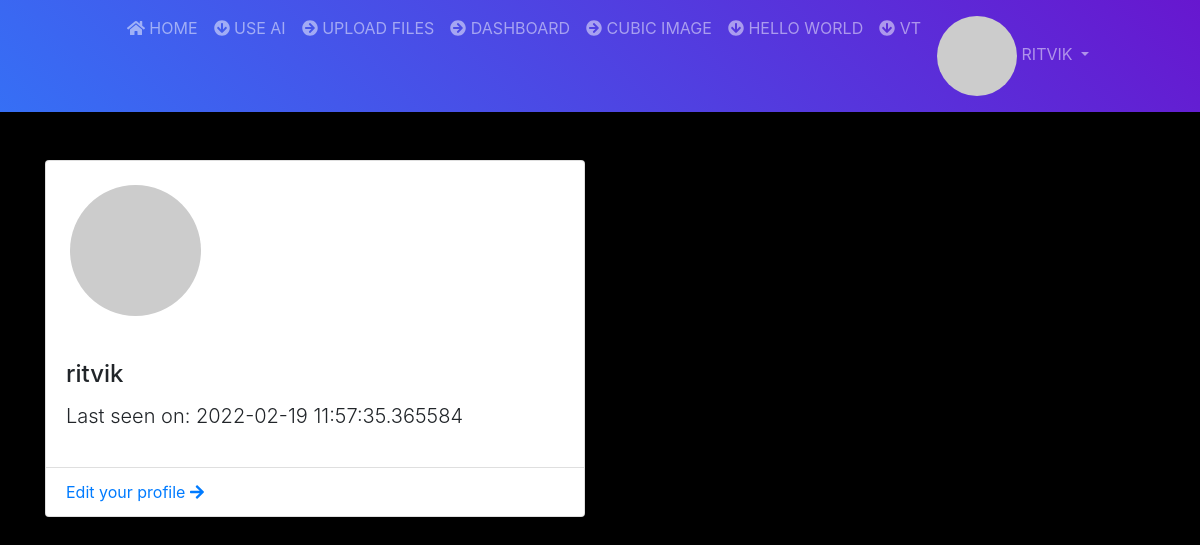
Page /user/ritvik (signed in) on the earlier database version.
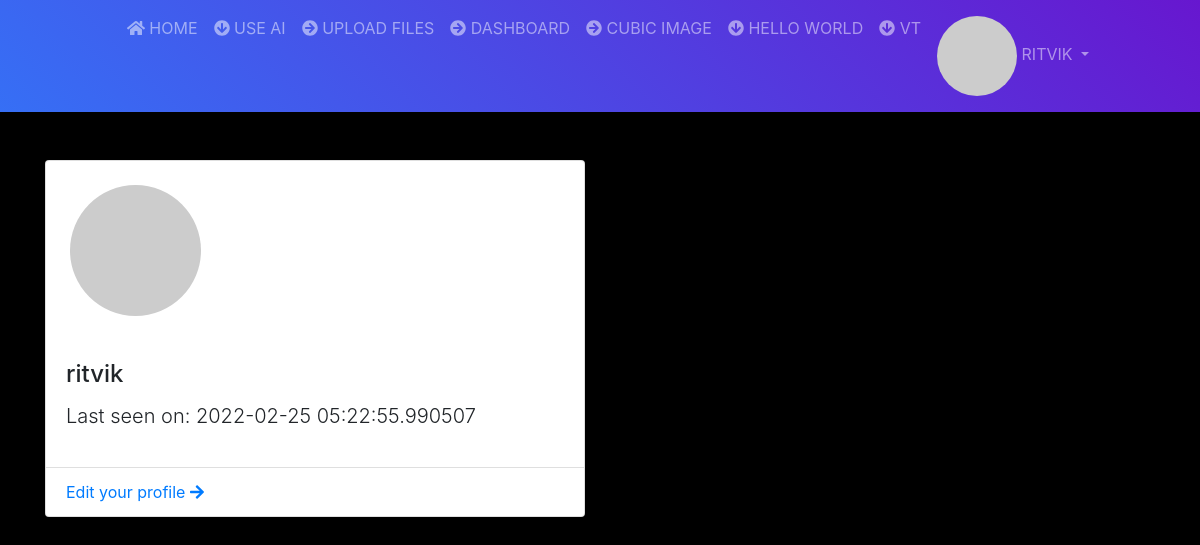
Same page on the later database version.
### app/models.py (models this page shows, shortened)
class User(UserMixin, db.Model):
    id = db.Column(db.Integer, primary_key=True, autoincrement=True)
    username = db.Column(db.String(64), index=True, unique=True)
    email = db.Column(db.String(120), index=True, unique=True)
    password_hash = db.Column(db.String(128))
    created_on = db.Column(db.DateTime, index=True, default=datetime.now)
    last_seen = db.Column(db.DateTime, default=datetime.utcnow)
    def avatar(self, size):
        digest = md5(self.email.lower().encode('utf-8')).hexdigest()
        return 'https://www.gravatar.com/avatar/{}?d=identicon&s={}'.format(digest, size)

### app/routes.py (the view)
@login_required
@app.route('/user/<username>')
def user(username):
    user = User.query.filter_by(username=username).first_or_404()
    return render_template('profile.html', user=user, title=f'{user.username} profile')

### app/models.py (called while the page is built)
@login.user_loader
def load_user(id):
    return User.query.get(int(id))

### app/routes.py (called while the page is built)
@app.before_request
def before_request():
    try:
        if current_user.is_authenticated:
            current_user.last_seen = datetime.utcnow()
            db.session.commit()
    except:
        pass

### app/templates/profile.html (shortened to what this page needs)
{% extends 'base.html' %}
{% block body %}
<div class="container">
    <div class="row justify-items-center">
        <div class="col-md-6 mt-5">
            <div class="card">
               <div class="col-md-4 p-4">
                <img class="card-img rounded-circle"  src="{{user.avatar(128)}}" alt="{{user.username}}">
               </div>
                <div class="card-body">
                    <h4 class="card-title">{{user.username}}</h4>
                    {% if user.last_seen %}<p class="lead">Last seen on: {{ user.last_seen }}</p>{% endif %}
                </div>
                <ul class="list-group list-group-flush">
                    <li class="list-group-item"><a href="{{ url_for('edit_profile') }}">Edit your profile <i class="fas fa-arrow-right    "></i></a></li>
                </ul>
            </div>
        </div>
    </div>
</div>
{% endblock %}

### app/templates/navbar.html (shortened to what this page needs)
<nav class="navbar navbar-expand-lg navbar-dark purblue sticky-top">
    <div class="collapse navbar-collapse" id="mainmenu">
      <ul class="navbar-nav mr-auto mt-2 mt-lg-0 mx-auto ">
        <li class="nav-item ">
          <a class="nav-link text-uppercase" href="{{url_for('index')}}"><i class="fas fa-home "></i> Home <span class="sr-only">(current)</span></a>
        </li>
        <li class="nav-item">
          <a class="nav-link text-uppercase" href="/input"><i class="fas fa-arrow-circle-down    "></i> use AI </a>
        </li>
        <li class="nav-item">
          <a class="nav-link text-uppercase" href="/upload"><i class="fas fa-arrow-circle-right    "></i> upload files</a>
        </li>
        <li class="nav-item">
          <a class="nav-link text-uppercase" href="/dashboard"><i class="fas fa-arrow-circle-right   "></i> dashboard</a>
        </li>
        <li class="nav-item">
          <a class="nav-link text-uppercase" href="/cube"><i class="fas fa-arrow-circle-right   "></i> cubic image</a>
        </li>
        <li class="nav-item">
          <a class="nav-link text-uppercase" href="/hello"><i class="fas fa-arrow-circle-down   "></i> hello world</a>
        </li>
        <li class="nav-item">
          <a class="nav-link text-uppercase" href="/vt"><i class="fas fa-arrow-circle-down   "></i> vt</a>
        </li>
        {% if current_user.is_anonymous %}
        <li class="nav-item dropdown">
          <a class="nav-link dropdown-toggle text-uppercase" href="#" id="dropdownId" data-toggle="dropdown" aria-haspopup="true" aria-expanded="false"><i class="fas fa-user-circle    "></i> Account</a>
          <div class="dropdown-menu" aria-labelledby="dropdownId">
            <a class="dropdown-item" href="/login">Login</a>
            <a class="dropdown-item" href="/register">Create free account</a>
          </div>
        </li>
        {% else %}
        <li class="nav-item dropdown">
          <a class="nav-link dropdown-toggle text-uppercase" href="#" id="dropdownId" data-toggle="dropdown" aria-haspopup="true" aria-expanded="false">
            <img src="{{ current_user.avatar(24) }}" class="rounded-circle">  {{current_user.username}}
          </a>
        </li>
        {% endif %}
      </ul>
    </div>
  </nav>

Differences in the rows shown:
changed User "ritvik": last_seen "2022-02-19 11:57:35.365584" → "2022-02-25 05:22:55.990507"
